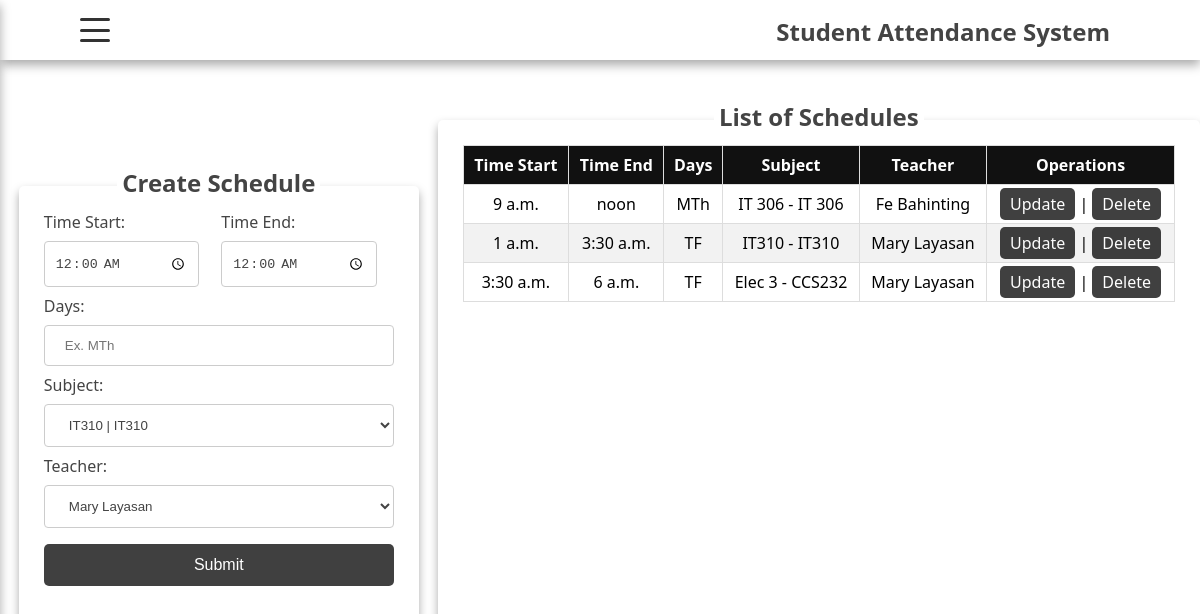
Before: /schedule/ with the older database file.
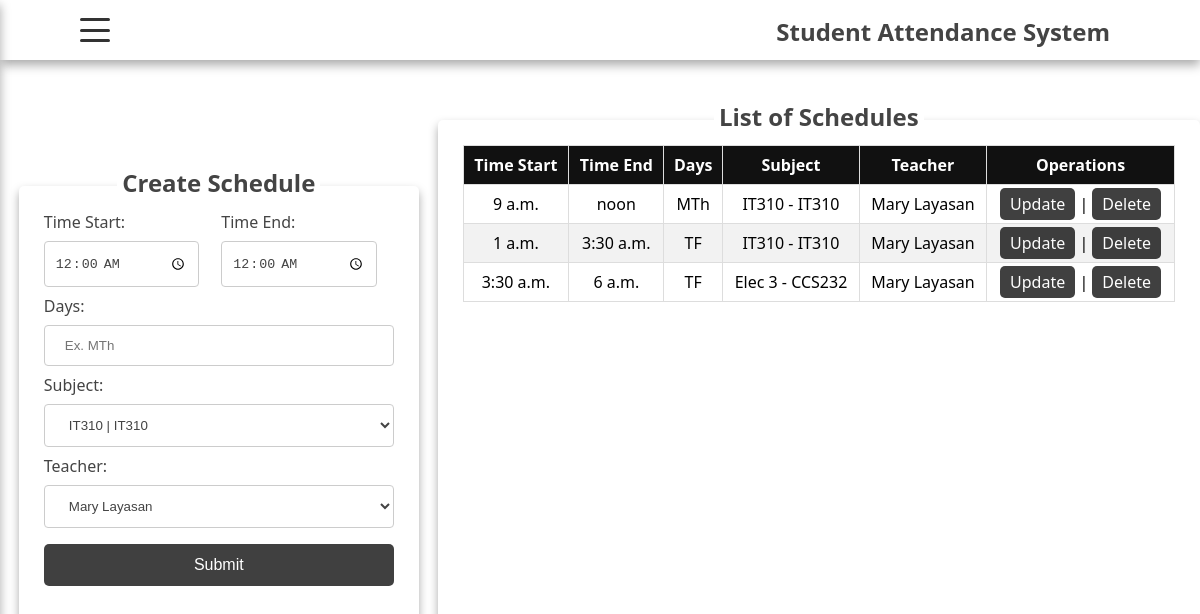
After: the same page with the newer database file.
### student/models.py (models this page shows, shortened)
class Schedule(models.Model):
    timestart = models.TimeField()
    timeend = models.TimeField()
    days = models.CharField(max_length=50)
    subject_id = models.ForeignKey(Subject, on_delete=models.CASCADE)
    teacher_id = models.ForeignKey(Teacher, on_delete=models.CASCADE)

class Subject(models.Model):
    name = models.CharField(max_length=100)
    description = models.TextField(blank=True, null=True)
    section = models.CharField(max_length=50)
    def __str__(self):
        return f"{self.name} - {self.section}"

class Teacher(models.Model):
    firstname = models.CharField(max_length=100)
    lastname = models.CharField(max_length=100)
    def __str__(self):
        return f"{self.firstname} {self.lastname}"

### student/views.py (the view)
# urls.py: path('schedule/',views.schedule,name='schedule'),
def schedule(request):
    return render(request, 'student/schedule.html',{'title':'Schedule','schedule_data':Schedule.objects.all(),'subject_data': Subject.objects.all(),'teacher_data':Teacher.objects.all()})

### student/templates/student/schedule.html (shortened to what this page needs)
{% extends "base.html" %}
{%block content%}
    <div class="student-container">
        <div class="form-container">
            <div class="overlap-form-text">
                <h2>Create Schedule</h2>
            </div>
            <form action="{%url 'add_schedule'%}" method="post">
                <div class="date-gender-container">
                    <div class="date-cont">
                        <label for="">Time Start:</label>
                        <input type="time" name="timestart" value="00:00" id="">
                    </div>
                    <div class="gender-cont">
                        <label for="">Time End:</label>
                        <input type="time" name="timeend" value="00:00" id="">
                    </div>
                </div>
                <label for="">Days:</label>
                <input type="text" name="days" placeholder='Ex. MTh'>
                <label for="">Subject:</label>
                <select name="subject_id" id="">
                    {%for subject in subject_data%}
                    <option value="{{subject.id}}">{{subject.name}} | {{subject.section}}</option>
                    {%endfor%}
                </select>
                <label for="">Teacher:</label>
                <select name="teacher_id" id="">
                    {%for teacher in teacher_data%}
                    <option value="{{teacher.id}}">{{teacher.firstname}} {{teacher.lastname}}</option>
                    {%endfor%}
                </select>
                <button type="submit">Submit</button>
            </form>
        </div>
        <div class="list-container">
            <div class="overlap-list-text">
                <h2>List of Schedules</h2>
            </div>
            <div class="table-container">
                <table>
                    <thead>
                        <tr>
                            <th>Time Start</th>
                            <th>Time End</th>
                            <th>Days</th>
                            <th>Subject</th>
                            <th>Teacher</th>
                            <th>Operations</th>
                        </tr>
                    </thead>
                    <tbody>
                        {%for data in schedule_data%}
                        <tr>
                            <td>{{data.timestart}}</td>
                            <td>{{data.timeend}}</td>
                            <td>{{data.days}}</td>
                            <td>{{data.subject_id}}</td>
                            <td>{{data.teacher_id}}</td>
                            <td>
                                <a href="{%url 'update_schedule' data.id%}">Update</a> |
                                <a href="{%url 'delete_schedule' data.id%}">Delete</a>
                            </td>
                        </tr>
                        {%endfor%}
                    </tbody>
                </table>
            </div>
        </div>
    </div>
{%endblock content%}

Changed rows visible on the page:
changed Schedule "noon": subject_id "IT 306 - IT 306" → "IT310 - IT310"; teacher_id "Fe Bahinting" → "Mary Layasan"
